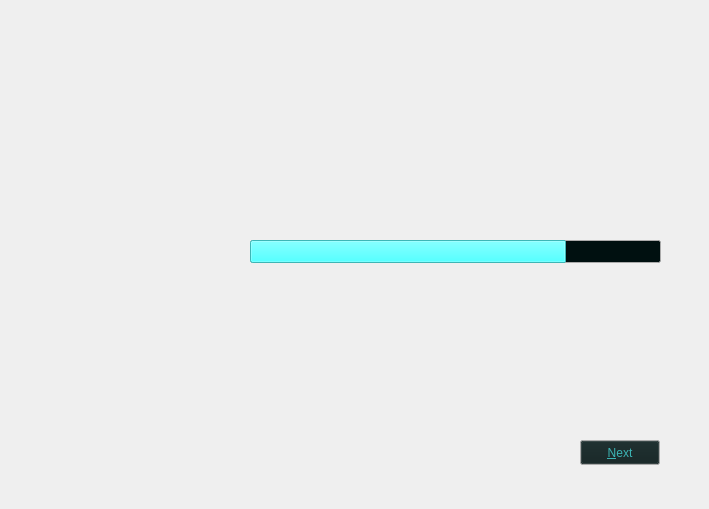
   <widget class="QWidget" name="loadScreenPage">
    <widget class="QProgressBar" name="progressBar">
     <property name="enabled">
      <bool>true</bool>
     </property>
     <property name="geometry">
      <rect>
       <x>250</x>
       <y>240</y>
       <width>411</width>
       <height>23</height>
      </rect>
     </property>
     <property name="palette">
      <palette>
       <active>
        <colorrole role="Base">
         <brush brushstyle="SolidPattern">
          <color alpha="255">
           <red>0</red>
           <green>16</green>
           <blue>16</blue>
          </color>
         </brush>
        </colorrole>
        <colorrole role="Highlight">
         <brush brushstyle="SolidPattern">
          <color alpha="255">
           <red>85</red>
           <green>255</green>
           <blue>255</blue>
          </color>
         </brush>
        </colorrole>
       </active>
       <inactive>
        <colorrole role="Base">
         <brush brushstyle="SolidPattern">
          <color alpha="255">
           <red>0</red>
           <green>16</green>
           <blue>16</blue>
          </color>
         </brush>
        </colorrole>
        <colorrole role="Highlight">
         <brush brushstyle="SolidPattern">
          <color alpha="255">
           <red>85</red>
           <green>255</green>
           <blue>255</blue>
          </color>
         </brush>
        </colorrole>
       </inactive>
       <disabled>
        <colorrole role="Base">
         <brush brushstyle="SolidPattern">
          <color alpha="255">
           <red>238</red>
           <green>238</green>
           <blue>238</blue>
          </color>
         </brush>
        </colorrole>
        <colorrole role="Highlight">
         <brush brushstyle="SolidPattern">
          <color alpha="255">
           <red>159</red>
           <green>159</green>
           <blue>159</blue>
          </color>
         </brush>
        </colorrole>
       </disabled>
      </palette>
     </property>
     <property name="font">
      <font>
       <pointsize>11</pointsize>
       <weight>75</weight>
       <bold>true</bold>
      </font>
     </property>
     <property name="autoFillBackground">
      <bool>false</bool>
     </property>
     <property name="value">
      <number>77</number>
     </property>
     <property name="textVisible">
      <bool>false</bool>
     </property>
     <property name="invertedAppearance">
      <bool>false</bool>
     </property>
    </widget>
    <widget class="QLabel" name="backgroundLoad">
     <property name="geometry">
      <rect>
       <x>0</x>
       <y>0</y>
       <width>700</width>
       <height>500</height>
      </rect>
     </property>
     <property name="sizePolicy">
      <sizepolicy hsizetype="Fixed" vsizetype="Fixed">
       <horstretch>0</horstretch>
       <verstretch>0</verstretch>
      </sizepolicy>
     </property>
     <property name="minimumSize">
      <size>
       <width>700</width>
       <height>500</height>
      </size>
     </property>
     <property name="maximumSize">
      <size>
       <width>700</width>
       <height>500</height>
      </size>
     </property>
     <property name="text">
      <string/>
     </property>
     <property name="pixmap">
      <pixmap resource="../../resources.qrc">:/src/resources/backgrounds/load.png</pixmap>
     </property>
    </widget>
    <widget class="QPushButton" name="displayGenerationScreenButton">
     <property name="geometry">
      <rect>
       <x>580</x>
       <y>440</y>
       <width>80</width>
       <height>25</height>
      </rect>
     </property>
     <property name="palette">
      <palette>
       <active>
        <colorrole role="Button">
         <brush brushstyle="SolidPattern">
          <color alpha="255">
           <red>18</red>
           <green>34</green>
           <blue>34</blue>
          </color>
         </brush>
        </colorrole>
        <colorrole role="ButtonText">
         <brush brushstyle="SolidPattern">
          <color alpha="255">
           <red>60</red>
           <green>180</green>
           <blue>180</blue>
          </color>
         </brush>
        </colorrole>
        <colorrole role="Base">
         <brush brushstyle="SolidPattern">
          <color alpha="255">
           <red>18</red>
           <green>34</green>
           <blue>34</blue>
          </color>
         </brush>
        </colorrole>
       </active>
       <inactive>
        <colorrole role="Button">
         <brush brushstyle="SolidPattern">
          <color alpha="255">
           <red>18</red>
           <green>34</green>
           <blue>34</blue>
          </color>
         </brush>
        </colorrole>
        <colorrole role="ButtonText">
         <brush brushstyle="SolidPattern">
          <color alpha="255">
           <red>60</red>
           <green>180</green>
           <blue>180</blue>
          </color>
         </brush>
        </colorrole>
        <colorrole role="Base">
         <brush brushstyle="SolidPattern">
          <color alpha="255">
           <red>18</red>
           <green>34</green>
           <blue>34</blue>
          </color>
         </brush>
        </colorrole>
       </inactive>
       <disabled>
        <colorrole role="Button">
         <brush brushstyle="SolidPattern">
          <color alpha="255">
           <red>18</red>
           <green>34</green>
           <blue>34</blue>
          </color>
         </brush>
        </colorrole>
        <colorrole role="ButtonText">
         <brush brushstyle="SolidPattern">
          <color alpha="255">
           <red>119</red>
           <green>119</green>
           <blue>119</blue>
          </color>
         </brush>
        </colorrole>
        <colorrole role="Base">
         <brush brushstyle="SolidPattern">
          <color alpha="255">
           <red>238</red>
           <green>238</green>
           <blue>238</blue>
          </color>
         </brush>
        </colorrole>
       </disabled>
      </palette>
     </property>
     <property name="text">
      <string>&amp;Next</string>
     </property>
    </widget>
    <zorder>backgroundLoad</zorder>
    <zorder>displayGenerationScreenButton</zorder>
    <zorder>progressBar</zorder>
   </widget>
